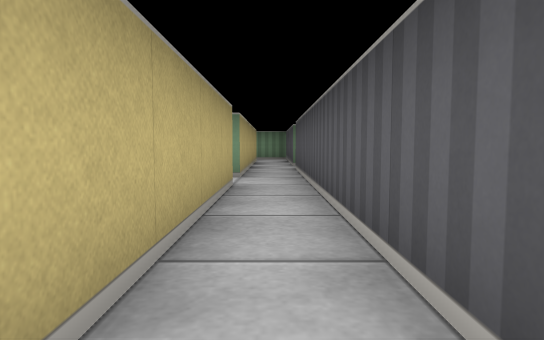
[1] (above)

17 first-person views from a walk through a cub3D level. The camera is about half as high as the walls, tilts 4° down and sees 75° across. The floor is counted in squares. Each view is taken from the middle of a square. On the plan, view 1 faces up. The plan holds only what a view shows up to about 9 squares ahead; the rest is blank.

[2]
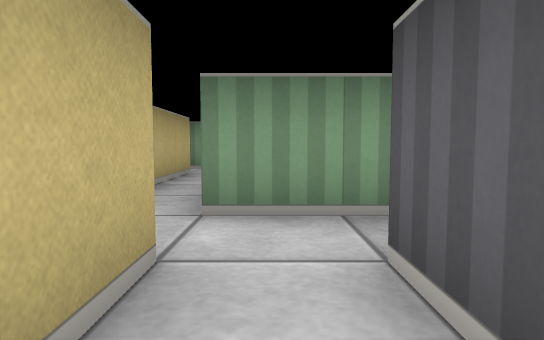

[3]
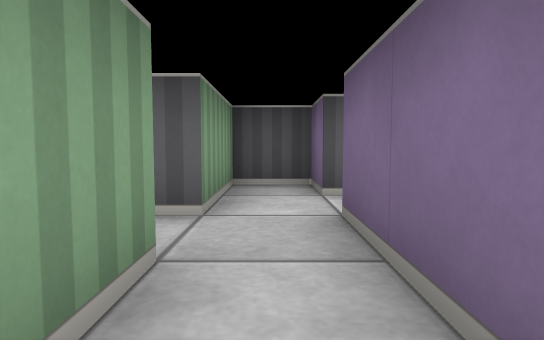

[4]
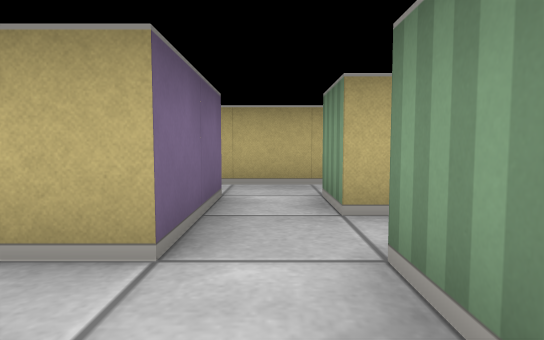

[5]
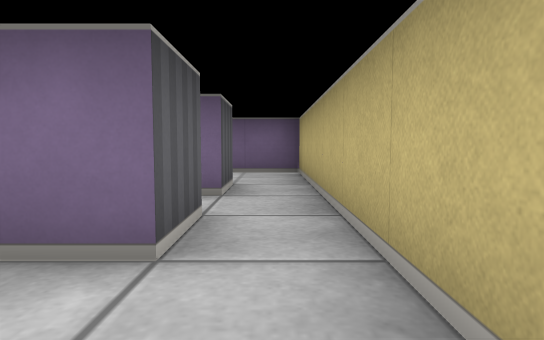

[6]
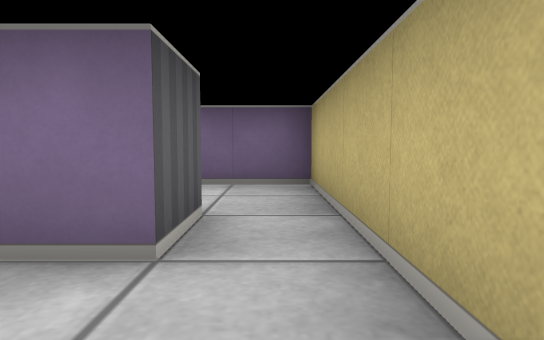

[7]
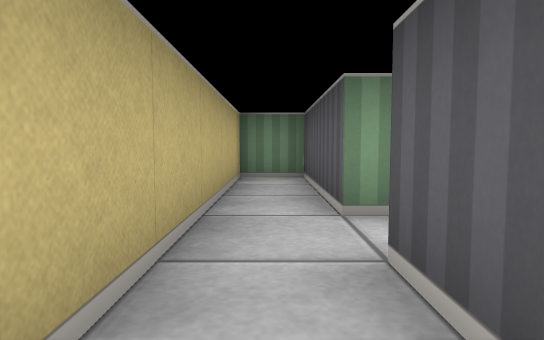

[8]
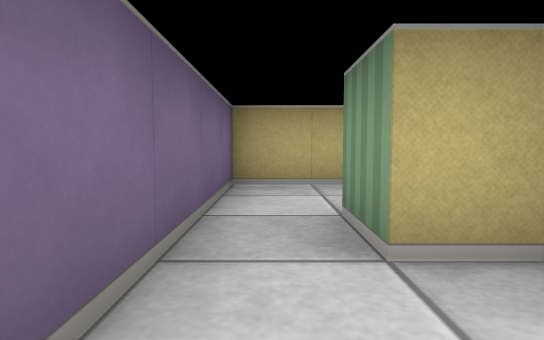

[9]
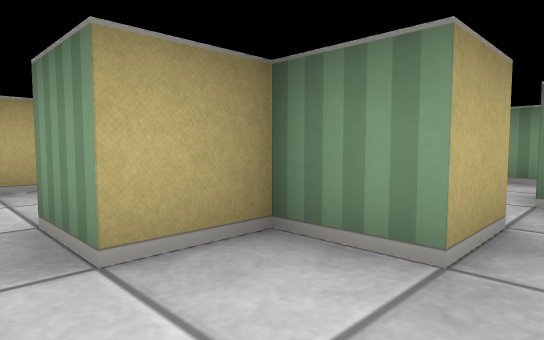

[10]
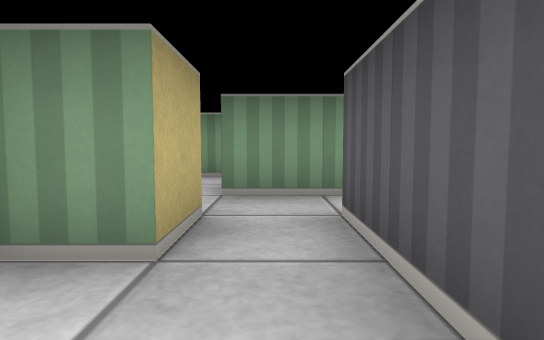

[11]
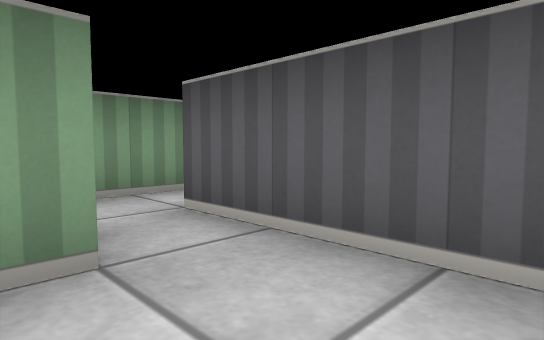

[12]
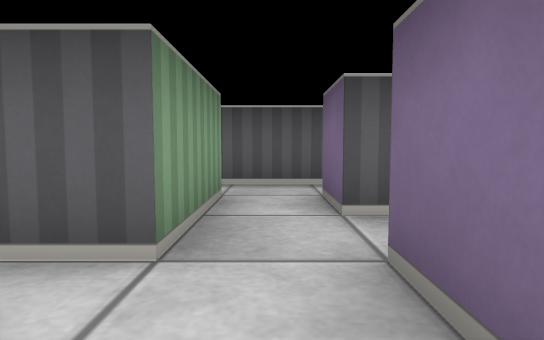

[13]
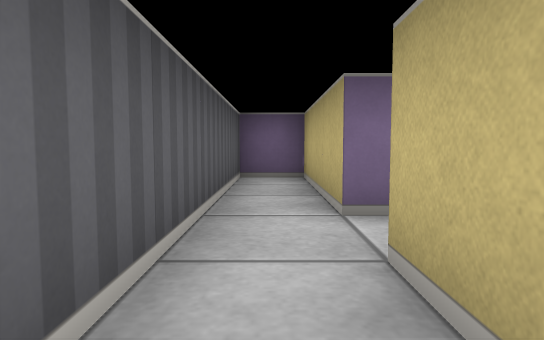

[14]
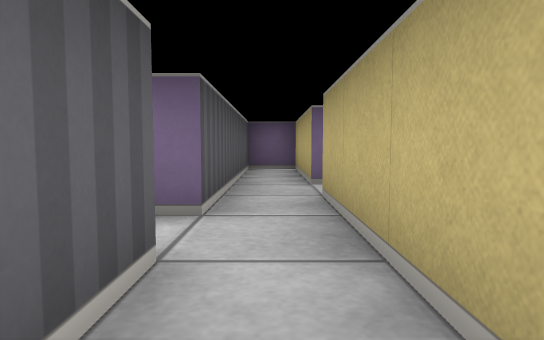

[15]
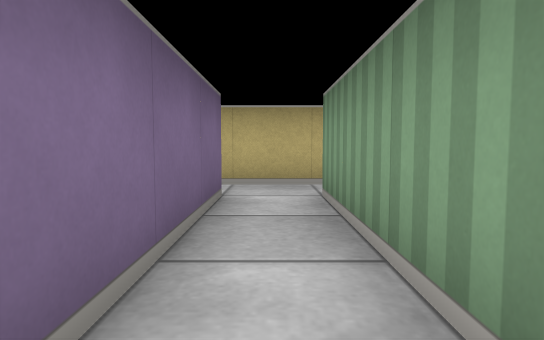

[16]
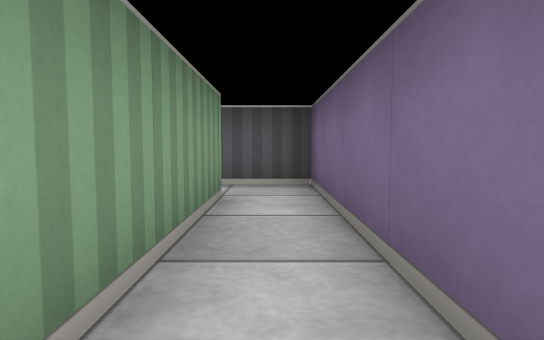

[17]
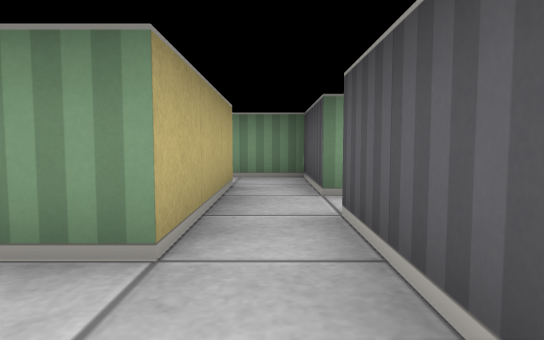

### Floor plan
Points are (right, up) in squares from view 1. A wall is a line through its corners. A room is listed if a view was taken in it or the views show most of it. See-through windows are left out.
Room 1 (views 1, 4)
walls: (-0.5, 4.5) (-0.5, 0.5) (-1.5, 0.5); (-1.5, -0.5) (0.5, -0.5); (1.5, -0.5) (2.5, -0.5) (2.5, 0.5) (0.5, 0.5) (0.5, 5.4)
ways out: opening at (1, -1) to room 2; opening at (-1, 0) to room 3; opening at (-1, 5); opening at (0, 6.5)
Room 2 (views 2, 8, 9, 10, 11, 12)
walls: (0.6, -2.5) (1.5, -2.5) (1.5, -3.5) (0.5, -3.5) (0.5, -4.5) (-0.5, -4.5); (2.5, -4.9) (2.5, -2.5); (-1.5, -3.5) (-1.5, -2.5) (-0.8, -2.5); (2.5, -1.5) (1.5, -1.5) (1.5, -0.5); (0.5, -0.5) (0.5, -1.4); (-2.5, -2.5) (-2.5, -5.5) (1.4, -5.5)
ways out: opening at (1, -1) to room 1; opening at (-2, -3.5) to room 4; opening at (-0.5, -2) to room 4; opening at (3, -2) to room 7
Room 3 (views 3, 5, 6)
walls: (-1.5, 0.5) (-1.5, 3.5) (-2.5, 3.5) (-2.5, -1.5); (-1.5, -1.5) (-1.5, -0.5)
ways out: opening at (-1, 0) to room 1; opening at (-2, -1) to room 4
Room 4 (view 7)
walls: (-2.5, -1.5) (-2.5, -2.5)
ways out: opening at (-2, -3.5) to room 2; opening at (-0.5, -2) to room 2; opening at (-2, -1) to room 3
Room 5 (views 13, 15, 16)
walls: (4.5, -1.5) (4.5, -0.5) (8.5, -0.5) (8.5, 0.8); (3.5, 1.5) (3.5, -1.5); (7.5, 0.5) (4.5, 0.5) (4.5, 1.5)
ways out: opening at (4, 1) to room 6; opening at (4, -1) to room 7; opening at (8, 1.5)
Room 6 (view 14)
walls: (4.5, 1.5) (4.5, 2.5) (3.4, 2.5)
ways out: opening at (4, 1) to room 5; opening at (3, 2)
Room 7 (view 17)
walls: (2.5, -2.5) (3.5, -2.5) (3.5, -5.5) (4.5, -5.5) (4.5, -1.5); (3.5, -1.5) (2.5, -1.5)
ways out: opening at (3, -2) to room 2; opening at (4, -1) to room 5

Where each view was taken, in squares from view 1:
view 1: 0 up, 0 right, facing up
view 2: 2 down, 1 right, facing up
view 3: 0 up, 2 left, facing right
view 4: 0 up, 2 right, facing left
view 5: 1 up, 2 left, facing down
view 6: 1 down, 2 left, facing down
view 7: 2 down, 2 left, facing up
view 8: 5 down, 2 right, facing left
view 9: 5 down, 2 right, facing up-left
view 10: 5 down, 2 right, facing up
view 11: 5 down, 1 right, facing up-right
view 12: 2 down, 0 right, facing right
view 13: 0 up, 4 right, facing down
view 14: 2 up, 4 right, facing down
view 15: 0 up, 8 right, facing left
view 16: 0 up, 4 right, facing right
view 17: 3 down, 4 right, facing up
